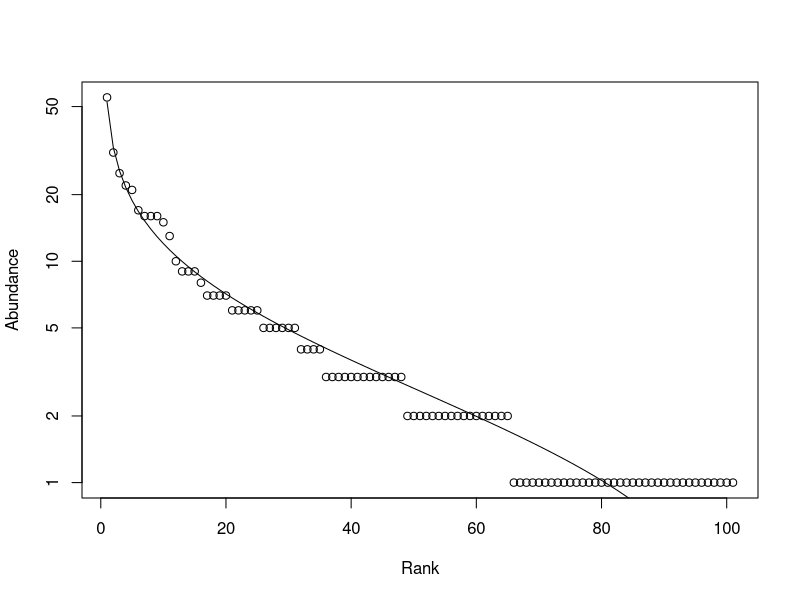
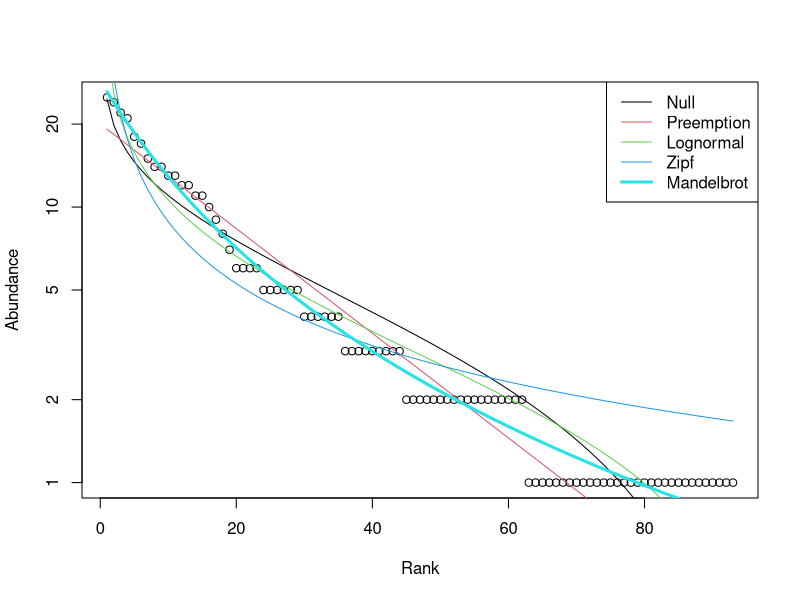
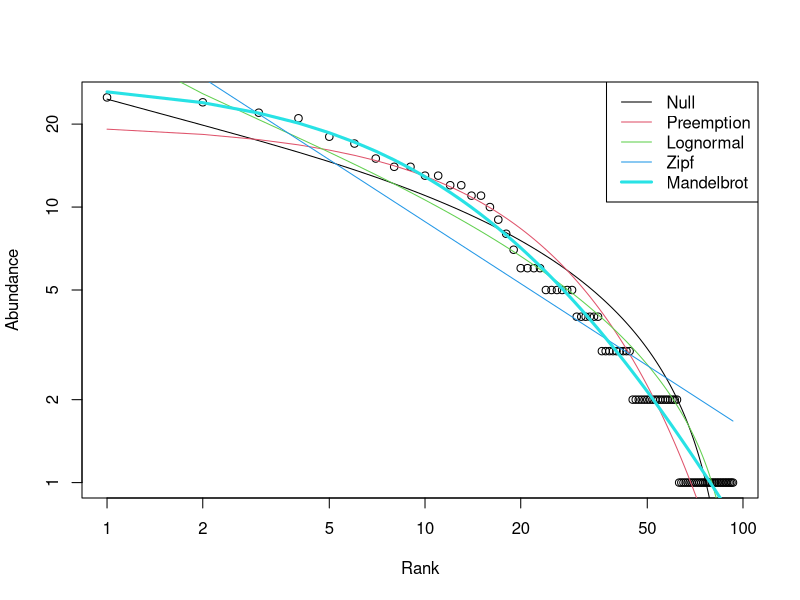
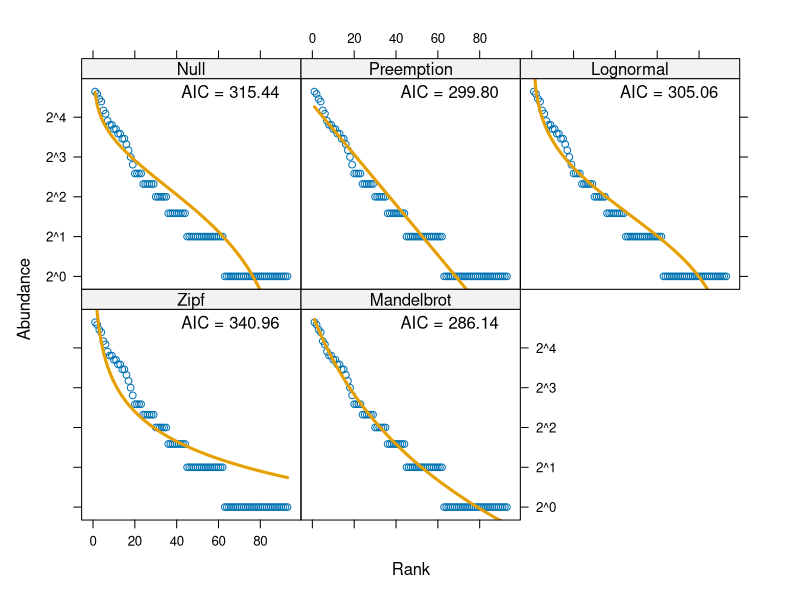
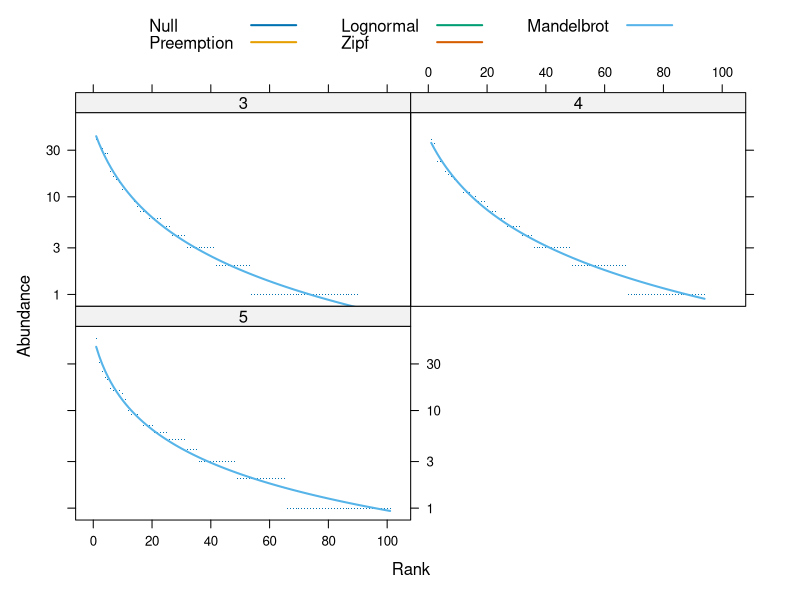

Reproduce these figures in R, in order.
library(vegan)


### Name: radfit
### Title: Rank - Abundance or Dominance / Diversity Models
### Aliases: radfit radfit.default radfit.data.frame AIC.radfit
###   AIC.radfit.frame as.rad coef.radfit coef.radfit.frame deviance.radfit
###   deviance.radfit.frame 'logLik, radfit' 'logLik, radfit.frame'
###   fitted.radfit fitted.radfit.frame lines.radline lines.radfit
###   plot.radfit.frame plot.radfit plot.radline plot.rad radlattice
###   points.radline points.radfit summary.radfit.frame rad.preempt
###   rad.lognormal rad.zipf rad.zipfbrot rad.null predict.radline
###   predict.radfit predict.radfit.frame
### Keywords: univar distribution

### ** Examples

data(BCI)
mod <- rad.lognormal(BCI[5,])
mod
plot(mod)
mod <- radfit(BCI[1,])
## Standard plot overlaid for all models
## Preemption model is a line
plot(mod)
## log for both axes: Zipf model is a line
plot(mod, log = "xy")
## Lattice graphics separately for each model
radlattice(mod)
# Take a subset of BCI to save time and nerves
mod <- radfit(BCI[3:5,])
mod
plot(mod, pch=".")
